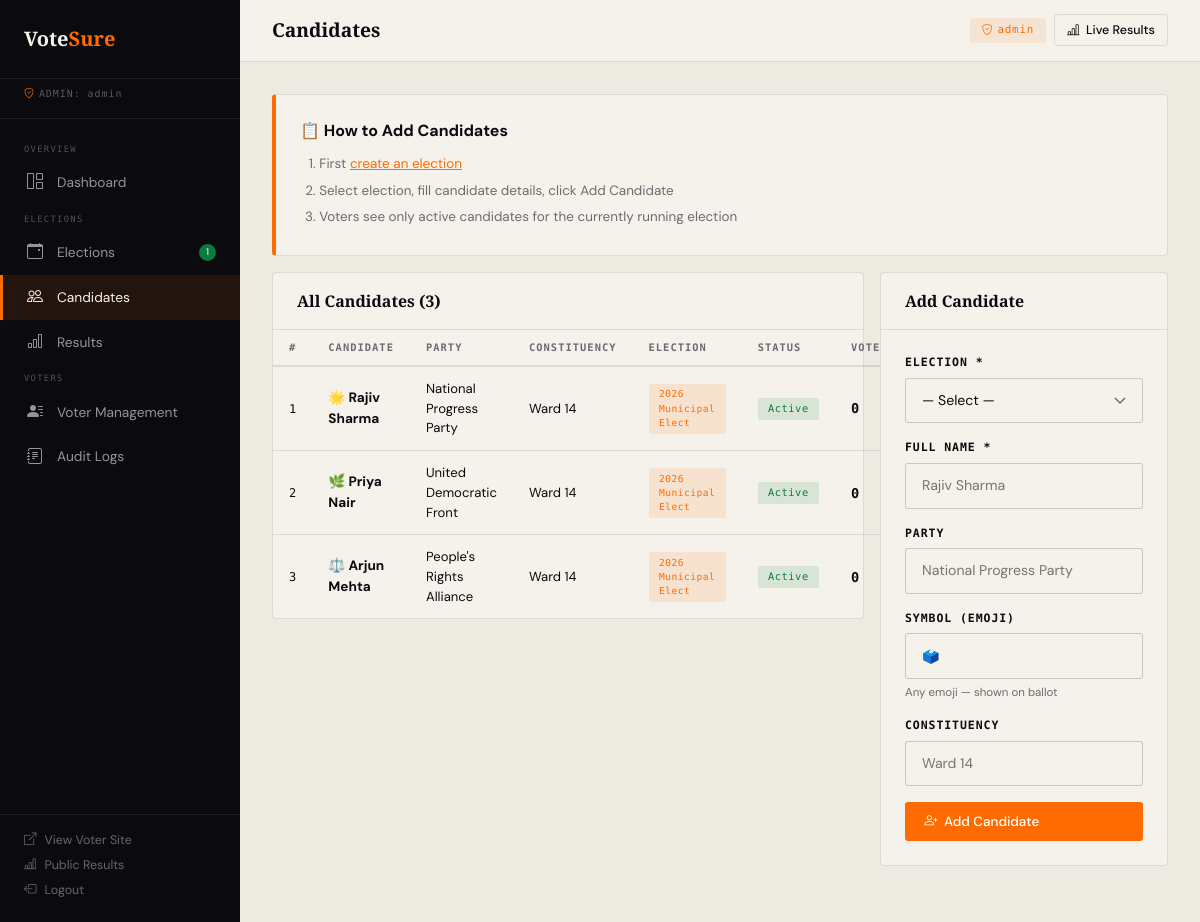
The app's page /admin_dashboard.php?page=candidates (signed in) with its own data.
### tables this page shows
CREATE TABLE IF NOT EXISTS candidates (
    id           INT AUTO_INCREMENT PRIMARY KEY,
    election_id  INT          NOT NULL,
    name         VARCHAR(150) NOT NULL,
    party        VARCHAR(150),
    symbol       VARCHAR(10),
    constituency VARCHAR(100),
    is_active    TINYINT(1)   DEFAULT 1,
    FOREIGN KEY (election_id) REFERENCES elections(id) ON DELETE CASCADE
);

CREATE TABLE IF NOT EXISTS elections (
    id          INT AUTO_INCREMENT PRIMARY KEY,
    title       VARCHAR(200) NOT NULL,
    description TEXT,
    start_time  DATETIME     NOT NULL,
    end_time    DATETIME     NOT NULL,
    is_active   TINYINT(1)   DEFAULT 1,
    created_at  DATETIME     DEFAULT CURRENT_TIMESTAMP
);

### admin_dashboard.php (the view, shortened to what this page needs)
<?php
$db = getDB(); $page = $_GET['page'] ?? 'dashboard';
$stats=[
    'total_voters'=>(int)$db->query("SELECT COUNT(*) FROM voters")->fetchColumn(),
    'verified_voters'=>(int)$db->query("SELECT COUNT(*) FROM voters WHERE status='verified'")->fetchColumn(),
    'pending_voters'=>(int)$db->query("SELECT COUNT(*) FROM voters WHERE status='pending'")->fetchColumn(),
    'blocked_voters'=>(int)$db->query("SELECT COUNT(*) FROM voters WHERE status='blocked'")->fetchColumn(),
    'votes_cast'=>(int)$db->query("SELECT COUNT(*) FROM votes")->fetchColumn(),
    'active_elections'=>(int)$db->query("SELECT COUNT(*) FROM elections WHERE is_active=1")->fetchColumn(),
    'total_elections'=>(int)$db->query("SELECT COUNT(*) FROM elections")->fetchColumn(),
];
$candidates=$db->query("SELECT c.*,e.title AS election_title,(SELECT COUNT(*) FROM votes v WHERE v.candidate_id=c.id) AS vote_count FROM candidates c LEFT JOIN elections e ON c.election_id=e.id ORDER BY c.election_id,c.id")->fetchAll();
$voters=$db->query("SELECT * FROM voters ORDER BY id DESC LIMIT 200")->fetchAll();
$audit_logs=$db->query("SELECT al.*,CONCAT(IFNULL(v.first_name,''),' ',IFNULL(v.last_name,'')) AS voter_name FROM audit_logs al LEFT JOIN voters v ON al.voter_id=v.id ORDER BY al.id DESC LIMIT 150")->fetchAll();
$results=$db->query("SELECT c.id,c.name,c.party,c.symbol,c.constituency,e.title AS election_title,e.id AS eid,e.is_active AS election_active,(SELECT COUNT(*) FROM votes v WHERE v.candidate_id=c.id) AS votes FROM candidates c LEFT JOIN elections e ON c.election_id=e.id ORDER BY e.id,votes DESC")->fetchAll();
?>
<!DOCTYPE html>
<html lang="en">
<head>
<link href="https://cdn.jsdelivr.net/npm/bootstrap@5.3.3/dist/css/bootstrap.min.css" rel="stylesheet"/>
<link href="https://cdn.jsdelivr.net/npm/bootstrap-icons@1.11.3/font/bootstrap-icons.min.css" rel="stylesheet"/>
</head>
<body>
<aside class="sidebar" id="sidebar">
  <div class="sidebar-brand"><div class="sb-logo">Vote<span>Sure</span></div></div>
  <div class="sb-admin"><i class="bi bi-shield-check me-1" style="color:var(--saffron)"></i>ADMIN: <?= htmlspecialchars($_SESSION['admin_username']) ?></div>
  <nav class="sidebar-nav">
    <div class="nav-sec">Overview</div>
    <div class="nav-item"><a href="?page=dashboard" class="<?= $page==='dashboard'?'active':'' ?>"><i class="bi bi-grid-1x2"></i> Dashboard</a></div>
    <div class="nav-sec">Elections</div>
    <div class="nav-item"><a href="?page=elections" class="<?= $page==='elections'?'active':'' ?>"><i class="bi bi-calendar-event"></i> Elections<?php if($stats['active_elections']>0):?><span style="margin-left:auto;background:var(--green);color:#fff;border-radius:10px;padding:1px 7px;font-size:.6rem"><?=$stats['active_elections']?></span><?php endif;?></a></div>
    <div class="nav-item"><a href="?page=candidates" class="<?= $page==='candidates'?'active':'' ?>"><i class="bi bi-people"></i> Candidates</a></div>
    <div class="nav-item"><a href="?page=results" class="<?= $page==='results'?'active':'' ?>"><i class="bi bi-bar-chart"></i> Results</a></div>
    <div class="nav-sec">Voters</div>
    <div class="nav-item"><a href="?page=voters" class="<?= $page==='voters'?'active':'' ?>"><i class="bi bi-person-lines-fill"></i> Voter Management</a></div>
    <div class="nav-item"><a href="?page=logs" class="<?= $page==='logs'?'active':'' ?>"><i class="bi bi-journal-text"></i> Audit Logs</a></div>
  </nav>
  <div class="sb-foot">
    <a href="register.php" target="_blank"><i class="bi bi-box-arrow-up-right"></i> View Voter Site</a>
    <a href="results.php" target="_blank"><i class="bi bi-bar-chart-line"></i> Public Results</a>
    <a href="?logout=1" onclick="return confirm('Log out?')"><i class="bi bi-box-arrow-left"></i> Logout</a>
  </div>
</aside>
<div class="main-content">
  <div class="topbar">
    <div class="d-flex align-items-center gap-2">
      <span class="topbar-title"><?php $t=['dashboard'=>'Dashboard','elections'=>'Elections','candidates'=>'Candidates','results'=>'Results','voters'=>'Voter Management','logs'=>'Audit Logs']; echo $t[$page]??'Dashboard'; ?></span>
    </div>
    <div class="d-flex gap-2 align-items-center">
      <span class="admin-pill"><i class="bi bi-shield-check me-1"></i><?= htmlspecialchars($_SESSION['admin_username']) ?></span>
      <a href="results.php" target="_blank" class="btn-vs btn-outline btn-sm-vs"><i class="bi bi-bar-chart-line"></i> Live Results</a>
    </div>
  </div>
  <div class="content-body">
<?php if($page==='dashboard'): ?>
<div class="row g-3 mb-4">
  <div class="col-sm-6 col-xl-3"><div class="stat-card dark"><div class="stat-icon">🗳️</div><div class="stat-label dk">Total Voters</div><div class="stat-num"><?= number_format($stats['total_voters']) ?></div><div class="stat-sub" style="color:rgba(245,242,235,.4)"><?=$stats['verified_voters']?> verified · <?=$stats['pending_voters']?> pending</div></div></div>
  <div class="col-sm-6 col-xl-3"><div class="stat-card"><div class="stat-icon">✅</div><div class="stat-label">Votes Cast</div><div class="stat-num" style="color:var(--green)"><?= number_format($stats['votes_cast']) ?></div><div class="stat-sub"><?=$stats['total_voters']>0?round($stats['votes_cast']/$stats['total_voters']*100,1):0?>% turnout</div></div></div>
  <div class="col-sm-6 col-xl-3"><div class="stat-card"><div class="stat-icon">📋</div><div class="stat-label">Active Elections</div><div class="stat-num" style="color:var(--saffron)"><?=$stats['active_elections']?></div><div class="stat-sub">of <?=$stats['total_elections']?> total</div></div></div>
  <div class="col-sm-6 col-xl-3"><div class="stat-card"><div class="stat-icon">⏳</div><div class="stat-label">Pending Approvals</div><div class="stat-num" style="color:#f59e0b"><?=$stats['pending_voters']?></div><div class="stat-sub"><a href="?page=voters" style="color:var(--saffron);text-decoration:none">Review →</a></div></div></div>
</div>
<div class="row g-3">
  <div class="col-lg-7">
    <div class="sec-card">
      <div class="sch"><span class="sct">Recent Voters</span><a href="?page=voters" class="btn-vs btn-outline btn-sm-vs">View All</a></div>
      <table class="vs-table"><thead><tr><th>Name</th><th>Voter Ref</th><th>City</th><th>Status</th><th>Voted</th></tr></thead><tbody>
      <?php foreach(array_slice($voters,0,8) as $v):?>
      <tr><td><strong><?=htmlspecialchars($v['first_name'].' '.$v['last_name'])?></strong><br><small style="color:var(--muted);font-size:.74rem"><?=htmlspecialchars($v['email'])?></small></td><td style="font-family:'DM Mono',monospace;font-size:.74rem"><?=htmlspecialchars($v['voter_ref'])?></td><td><?=htmlspecialchars($v['city'])?></td>
      <td><?=$v['status']==='verified'?'<span class="bv bg">✓ Verified</span>':($v['status']==='blocked'?'<span class="bv br">Blocked</span>':'<span class="bv bo">Pending</span>')?></td>
      <td><?=$v['has_voted']?'<span class="bv bg">✓</span>':'<span class="bv bgy">—</span>'?></td></tr>
      <?php endforeach; if(empty($voters)):?><tr><td colspan="5" class="text-center text-muted py-3">No voters yet.</td></tr><?php endif;?>
      </tbody></table>
    </div>
  </div>
  <div class="col-lg-5">
    <div class="sec-card">
      <div class="sch"><span class="sct">Live Results Snapshot</span><a href="?page=results" class="btn-vs btn-outline btn-sm-vs">Full Results</a></div>
      <div class="scb">
        <?php $byEl=[]; foreach($results as $r) $byEl[$r['election_title']][]=$r;
        if(empty($byEl)):?><div class="text-center text-muted py-4" style="font-size:.86rem"><i class="bi bi-bar-chart" style="font-size:2rem;display:block;margin-bottom:.5rem"></i>No votes yet.</div>
        <?php else: foreach($byEl as $et=>$cands): $total=array_sum(array_column($cands,'votes'));?>
        <div class="mb-4"><div style="font-size:.72rem;font-family:'DM Mono',monospace;color:var(--muted);margin-bottom:.6rem"><?=htmlspecialchars($et)?> · <?=$total?> votes</div>
        <?php foreach($cands as $c): $pct=$total>0?round($c['votes']/$total*100,1):0;?>
        <div class="mb-2"><div class="d-flex justify-content-between" style="font-size:.82rem"><span><?=htmlspecialchars(($c['symbol']??'').' '.$c['name'])?></span><span style="font-family:'DM Mono',monospace"><?=$c['votes']?> (<?=$pct?>%)</span></div>
        <div class="vote-bar"><div class="vote-bar-fill" style="width:<?=$pct?>%;background:<?=$c===reset($cands)?'var(--green)':'var(--saffron)'?>"></div></div></div>
        <?php endforeach;?></div>
        <?php endforeach; endif;?>
      </div>
    </div>
  </div>
</div>
<div class="sec-card">
  <div class="sch"><span class="sct">Recent Activity</span><a href="?page=logs" class="btn-vs btn-outline btn-sm-vs">All Logs</a></div>
  <table class="vs-table"><thead><tr><th>Time</th><th>User</th><th>Action</th><th>Result</th><th>IP</th></tr></thead><tbody>
  <?php foreach(array_slice($audit_logs,0,8) as $log):?>
  <tr><td style="font-family:'DM Mono',monospace;font-size:.72rem;white-space:nowrap"><?=date('d M H:i',strtotime($log['created_at']))?></td>
  <td style="font-size:.82rem"><?=htmlspecialchars(trim($log['voter_name'])?:('ID #'.$log['voter_id']))?></td>
  <td><span class="bv bgy"><?=htmlspecialchars($log['action'])?></span></td>
  <td><?=$log['result']==='ok'?'<span class="bv bg">OK</span>':'<span class="bv br">FAIL</span>'?></td>
  <td style="font-family:'DM Mono',monospace;font-size:.72rem"><?=htmlspecialchars($log['ip_address']??'')?></td></tr>
  <?php endforeach;?>
  </tbody></table>
</div>
<?php elseif($page==='candidates'): ?>
<div class="sec-card mb-3" style="border-left:4px solid var(--saffron)"><div class="scb"><strong>📋 How to Add Candidates</strong><ol style="font-size:.84rem;color:var(--muted);margin:.5rem 0 0;padding-left:1.2rem;line-height:2"><li>First <a href="?page=elections" style="color:var(--saffron)">create an election</a></li><li>Select election, fill candidate details, click Add Candidate</li><li>Voters see only active candidates for the currently running election</li></ol></div></div>
<div class="row g-3">
  <div class="col-lg-8">
    <div class="sec-card"><div class="sch"><span class="sct">All Candidates (<?=count($candidates)?>)</span></div>
      <table class="vs-table"><thead><tr><th>#</th><th>Candidate</th><th>Party</th><th>Constituency</th><th>Election</th><th>Status</th><th>Votes</th><th>Actions</th></tr></thead><tbody>
      <?php foreach($candidates as $i=>$c):?>
      <tr><td style="font-family:'DM Mono',monospace;font-size:.75rem"><?=$i+1?></td>
      <td><strong><?=htmlspecialchars(($c['symbol']??'').' '.$c['name'])?></strong></td>
      <td style="font-size:.82rem"><?=htmlspecialchars($c['party']??'—')?></td>
      <td style="font-size:.82rem"><?=htmlspecialchars($c['constituency']??'—')?></td>
      <td><span class="bv bo" style="font-size:.6rem"><?=htmlspecialchars(substr($c['election_title']??'',0,20))?></span></td>
      <td><?=$c['is_active']?'<span class="bv bg">Active</span>':'<span class="bv bgy">Hidden</span>'?></td>
      <td style="font-family:'DM Mono',monospace;font-weight:700"><?=$c['vote_count']?></td>
      <td><div class="d-flex gap-1">
        <button class="btn-vs btn-outline btn-sm-vs" data-bs-toggle="modal" data-bs-target="#editCandModal" data-id="<?=$c['id']?>" data-name="<?=htmlspecialchars($c['name'])?>" data-party="<?=htmlspecialchars($c['party']??'')?>" data-symbol="<?=htmlspecialchars($c['symbol']??'')?>" data-const="<?=htmlspecialchars($c['constituency']??'')?>"><i class="bi bi-pencil"></i></button>
        <form method="POST" class="d-inline"><button class="btn-vs btn-outline btn-sm-vs" type="submit"></button></form>
        <form method="POST" class="d-inline" onsubmit="return confirm('Delete candidate?')"><button class="btn-vs btn-dv btn-sm-vs"></button></form>
      </div></td></tr>
      <?php endforeach; if(empty($candidates)):?><tr><td colspan="8" class="text-center text-muted py-4">No candidates yet.</td></tr><?php endif;?>
      </tbody></table>
    </div>
  </div>
  <div class="col-lg-4">
    <div class="sec-card"><div class="sch"><span class="sct">Add Candidate</span></div><div class="scb">
      <form method="POST"><input type="hidden" name="act" value="add_candidate">
        <div class="mb-3"><label class="vs-label">Election *</label><select class="vs-select" name="election_id" required><option value="">— Select —</option></select></div>
        <div class="mb-3"><label class="vs-label">Full Name *</label><input class="vs-input" type="text" name="name" placeholder="Rajiv Sharma" required></div>
        <div class="mb-3"><label class="vs-label">Party</label><input class="vs-input" type="text" name="party" placeholder="National Progress Party"></div>
        <div class="mb-3"><label class="vs-label">Symbol (Emoji)</label><input class="vs-input" type="text" name="symbol" placeholder="🌟" maxlength="4" value="🗳️"><div style="font-size:.72rem;color:var(--muted);margin-top:.3rem">Any emoji — shown on ballot</div></div>
        <div class="mb-3"><label class="vs-label">Constituency</label><input class="vs-input" type="text" name="constituency" placeholder="Ward 14"></div>
        <button class="btn-vs btn-saffron w-100"><i class="bi bi-person-plus"></i> Add Candidate</button>
      </form>
    </div></div>
  </div>
</div>
<?php endif;?>
  </div>
</div>
</body></html>

### records on screen
candidates: symbol+name "🌟 Rajiv Sharma", party "National Progress Party", constituency "Ward 14", election.title "2026 Municipal Elect", is_active "Active", vote_count "0"
candidates: symbol+name "🌿 Priya Nair", party "United Democratic Front", constituency "Ward 14", election.title "2026 Municipal Elect", is_active "Active", vote_count "0"
candidates: symbol+name "⚖️ Arjun Mehta", party "People's Rights Alliance", constituency "Ward 14", election.title "2026 Municipal Elect", is_active "Active", vote_count "0"

### other values on screen
$_SESSION['admin_username'] "admin"
$stats['active_elections'] "1"
$t[$page] "Candidates"
count($candidates) "3"
